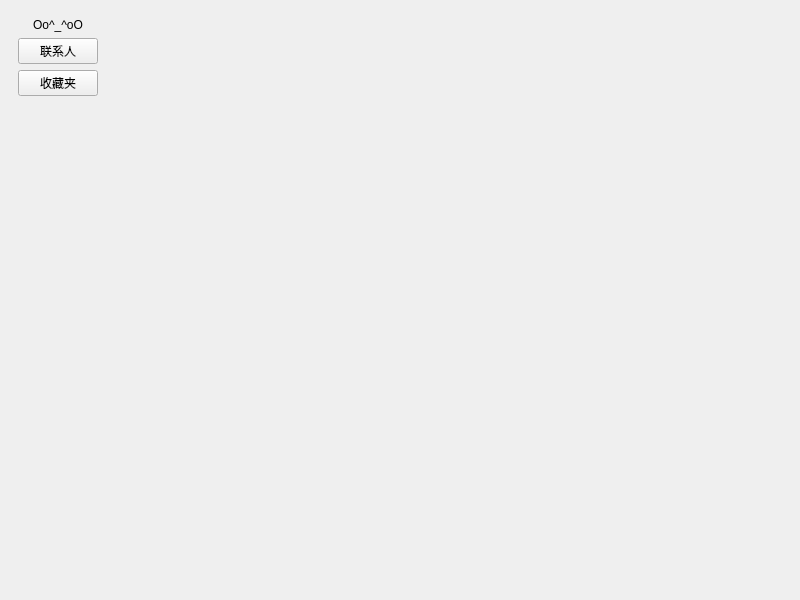
<?xml version="1.0" encoding="UTF-8"?>
<ui version="4.0">
 <class>Cell_Main</class>
 <widget class="QMainWindow" name="Cell_Main">
  <property name="geometry">
   <rect>
    <x>0</x>
    <y>0</y>
    <width>800</width>
    <height>600</height>
   </rect>
  </property>
  <property name="windowTitle">
   <string>My Contacts</string>
  </property>
  <widget class="QWidget" name="centralwidget">
   <layout class="QGridLayout" name="gridLayout_3">
    <item row="0" column="1">
     <widget class="QStackedWidget" name="stackedWidget">
      <property name="currentIndex">
       <number>-1</number>
      </property>
     </widget>
    </item>
    <item row="0" column="0">
     <widget class="QWidget" name="tool" native="true">
      <layout class="QGridLayout" name="gridLayout_2">
       <item row="2" column="0">
        <widget class="QPushButton" name="btn_star">
         <property name="text">
          <string>收藏夹</string>
         </property>
         <property name="name" stdset="0">
          <string>btn</string>
         </property>
         <attribute name="buttonGroup">
          <string notr="true">buttonGroup</string>
         </attribute>
        </widget>
       </item>
       <item row="1" column="0">
        <widget class="QPushButton" name="btn_cts">
         <property name="text">
          <string>联系人</string>
         </property>
         <property name="name" stdset="0">
          <string>btn</string>
         </property>
         <attribute name="buttonGroup">
          <string notr="true">buttonGroup</string>
         </attribute>
        </widget>
       </item>
       <item row="3" column="0">
        <spacer name="verticalSpacer">
         <property name="orientation">
          <enum>Qt::Vertical</enum>
         </property>
         <property name="sizeHint" stdset="0">
          <size>
           <width>20</width>
           <height>479</height>
          </size>
         </property>
        </spacer>
       </item>
       <item row="0" column="0">
        <widget class="QLabel" name="lb_title">
         <property name="text">
          <string>Oo^_^oO</string>
         </property>
         <property name="alignment">
          <set>Qt::AlignCenter</set>
         </property>
         <property name="namee" stdset="0">
          <string>title</string>
         </property>
        </widget>
       </item>
      </layout>
     </widget>
    </item>
   </layout>
  </widget>
 </widget>
 <resources/>
 <connections/>
 <buttongroups>
  <buttongroup name="buttonGroup"/>
 </buttongroups>
</ui>
